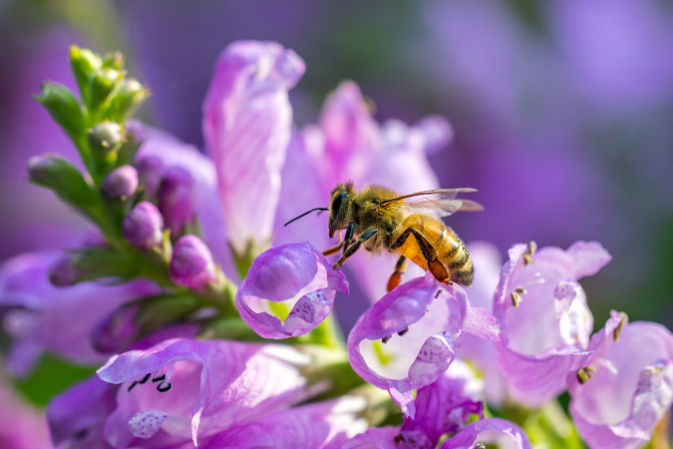
#> input picture pszczola.jpg, 673 x 449 px
$ jupyter execute praca-domowa3_245938.ipynb
#> lines starting #> are read from the running program, lines starting #| are printed output that depends on the picture; after the words box and inside, x2 and y2 are one past the last pixel; in counts of white or black regions, pixels touching at a corner belong together
## Wydobywanie elementów ze zdjęcia - pszczółka 🐝 i przestrzeń barw HSV

Dotychczas poruszaliśmy się wjedynie w przestrzeni barw RGB lub w skali szarości. W tym zadaniu zobaczymy jak można wykorzystać przestrzeń barw HSV do wydobycia interesujących nas elementów ze zdjęcia.

Zadanie polega na dobraniu takiego zakresu barw, aby wyizolować pszczółkę ze zdjęcia.

Wykorzystaj do tego obraz w przestrzeni barw HSV, oraz metody:
- `cv2.inRange()`
- `cv2.bitwise_and()`
- `skimage.measure.label()`
- `skimage.measure.regionprops()`

[cell 1]
import cv2
import numpy as np
import matplotlib.pyplot as plt
from skimage import measure

img = cv2.imread('pszczola.jpg')
#> img is the input picture: shape (449, 673, 3); mean B, G, R 154.2, 112.4, 142.6
img = cv2.cvtColor(img, cv2.COLOR_BGR2RGB)

def extract_max_object(img_rgb: np.ndarray, h_lower: int, h_upper: int) -> np.ndarray:
#> called with h_lower = 0, h_upper = 30
    hsv = cv2.cvtColor(img_rgb, cv2.COLOR_RGB2HSV)
#> hsv: shape (449, 673, 3); mean H, S, V 117.5, 100.9, 165.6
    h = hsv[:, :, 0]
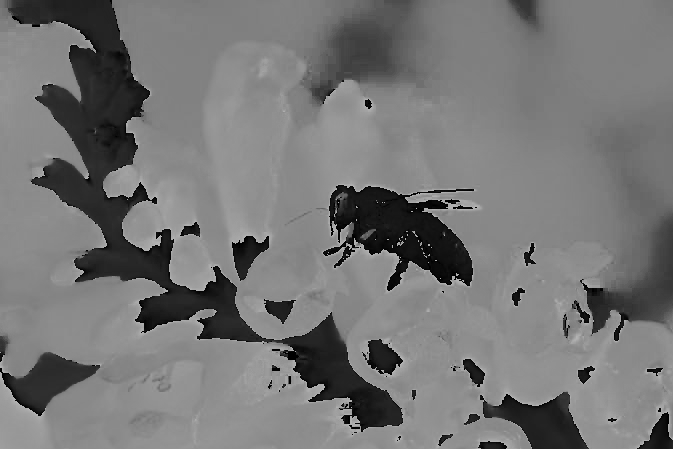
#> h: shape (449, 673); min 0, max 179, mean 117.5

    low = np.array([h_lower,0,0])
    high = np.array([h_upper, 255, 255])
    raw_mask = cv2.inRange(hsv,low,high)
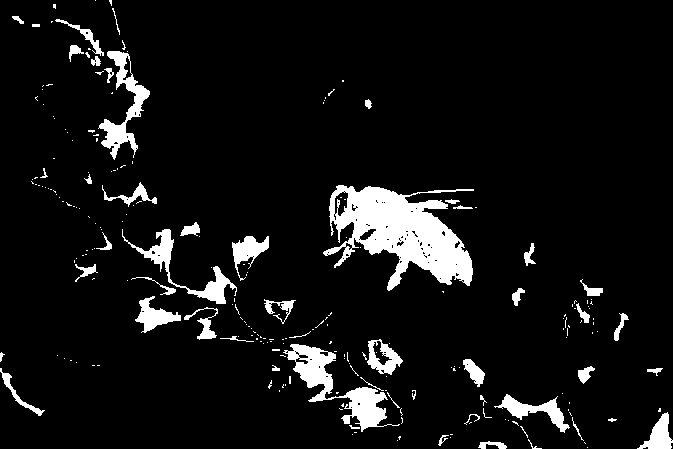
#> raw_mask: shape (449, 673); 7.4% white; 233 white regions (181 under 20 px)

    labels = measure.label(raw_mask, connectivity=2)
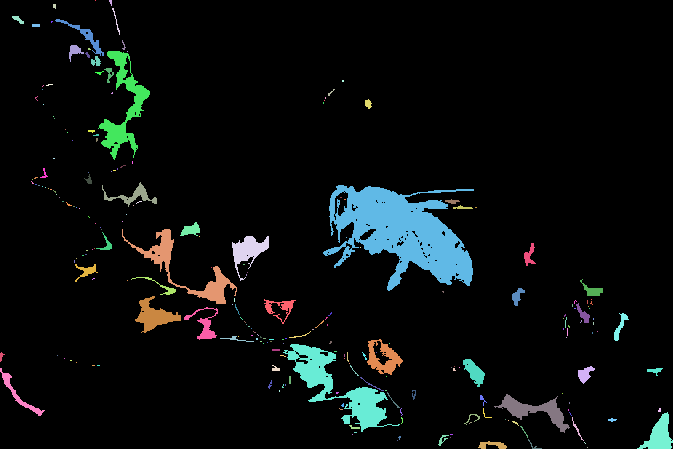
#> labels: shape (449, 673) int64; 234 distinct labels, from 0 to 233; one colour per label, 0 black
    properties = measure.regionprops(labels)
#> properties = 233 regions; largest, box (x1, y1, x2, y2) and area: (323, 185, 474, 291) 8103, (283, 344, 400, 432) 2731, (98, 51, 150, 160) 1652, (122, 229, 237, 304) 1449, (494, 394, 570, 433) 889

    largest_area = max(properties, key=lambda prop: prop.area)
    mask = (labels == largest_area.label).astype(np.uint8) * 255
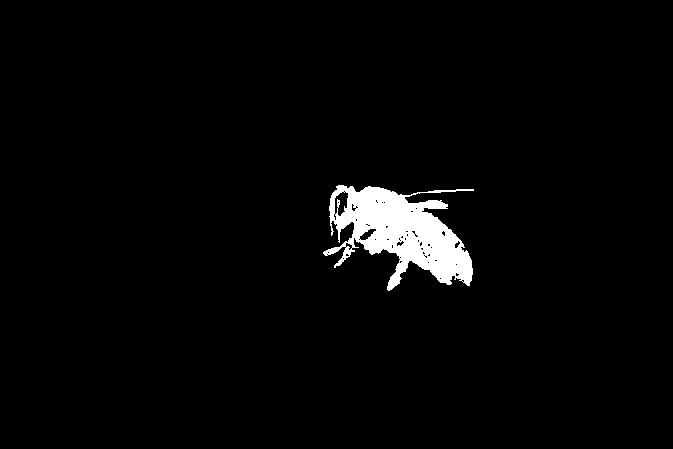
#> mask: shape (449, 673); 2.7% white; 1 white region, box (x1, y1, x2, y2) and area: (323, 185, 474, 291) 8103

    hsv = cv2.bitwise_and(hsv, hsv, mask=mask)
#> hsv: shape (449, 673, 3); mean H, S, V 0.4, 4.3, 3.8
    rgb = cv2.cvtColor(hsv, cv2.COLOR_HSV2RGB)
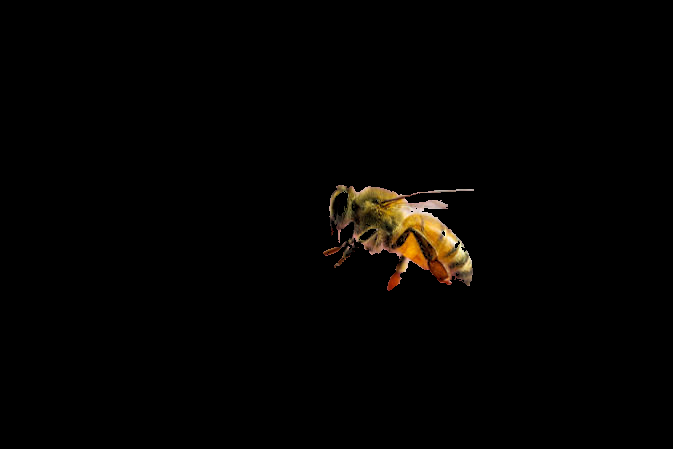
#> rgb: shape (449, 673, 3); mean R, G, B 3.8, 2.8, 1.5

    return rgb, mask, raw_mask

masked, mask, raw_mask = extract_max_object(img, 0, 30)

plt.subplots(1, 4, figsize=(15, 5))

plt.subplot(1, 4, 1)
plt.imshow(img)
plt.title('Oryginał')

plt.subplot(1, 4, 2)
plt.imshow(mask, cmap='gray')
plt.title('Maska')

plt.subplot(1, 4, 3)
plt.imshow(masked)
plt.title('Wydobyty obiekt')

plt.subplot(1, 4, 4)
plt.imshow(raw_mask, cmap='gray')
plt.title('Maska przed filtracją')


plt.show()

$ run again, with bardzo-duzy-obraz.jpg copied over pszczola.jpg
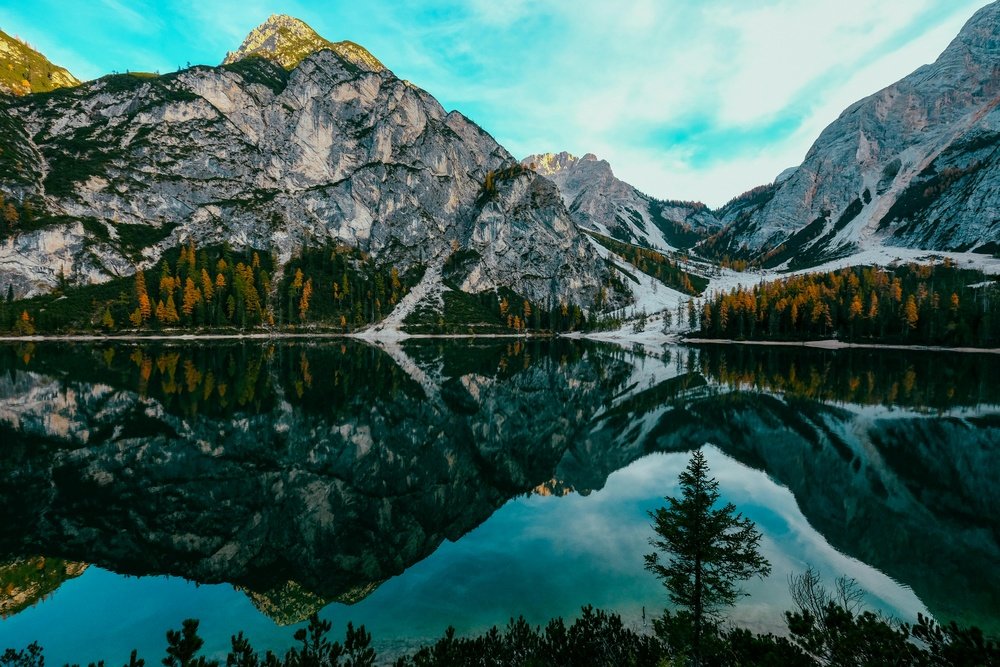
#> input picture bardzo-duzy-obraz.jpg, 1000 x 667 px, shrunk from 6000 x 4000 before the run
#> img is the input picture: shape (667, 1000, 3); mean B, G, R 89.3, 94.6, 59.7
#> raw_mask: shape (667, 1000); 6.8% white; 549 white regions (330 under 20 px)
#> in extract_max_object, `labels = measure.label(raw_mask, connectivity=2)`:
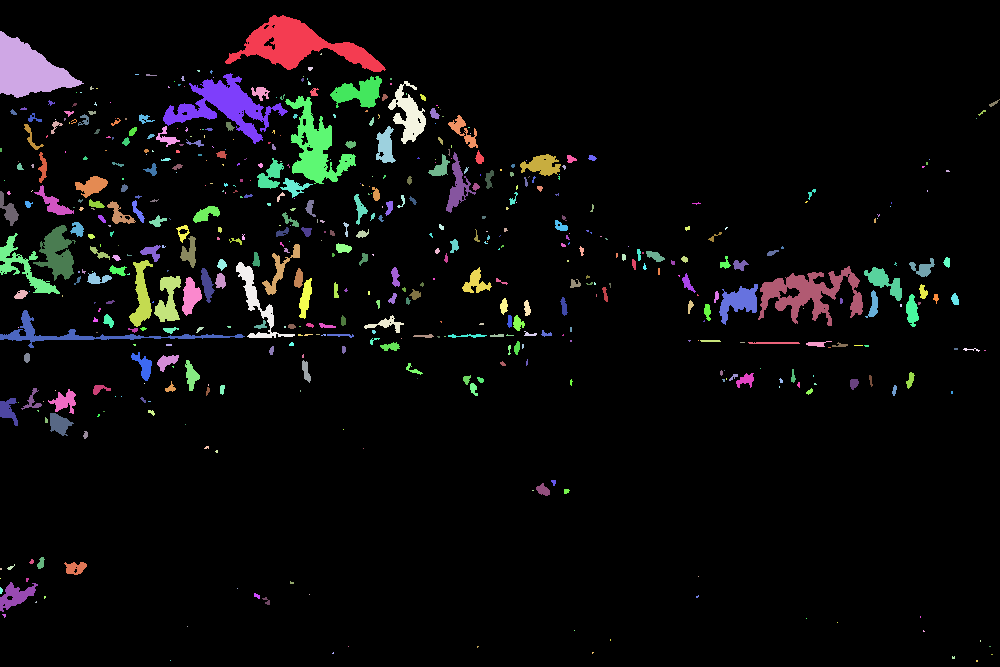
#> labels: shape (667, 1000) int64; 550 distinct labels, from 0 to 549; one colour per label, 0 black
#> properties = 549 regions; largest, box (x1, y1, x2, y2) and area: (225, 15, 386, 72) 3583, (0, 31, 84, 98) 2984, (163, 73, 288, 144) 2914, (758, 266, 863, 326) 2605, (285, 96, 356, 184) 2405
#> in extract_max_object, `mask = (labels == largest_area.label).astype(np.uint8) * 255`:
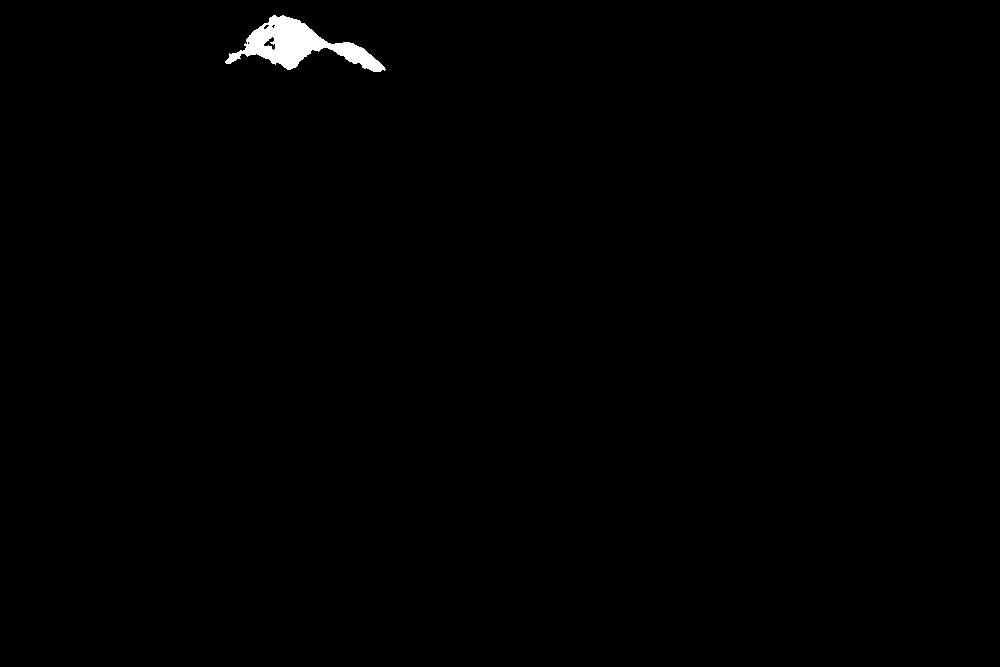
#> mask: shape (667, 1000); 0.54% white; 1 white region, box (x1, y1, x2, y2) and area: (225, 15, 386, 72) 3583
